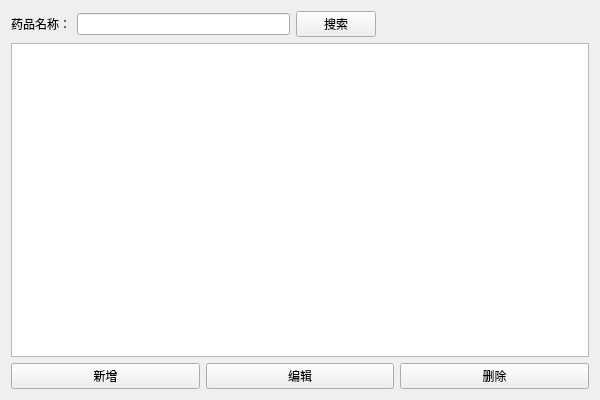
<?xml version="1.0" encoding="UTF-8"?>
<ui version="4.0">
 <class>DrugView</class>
 <widget class="QWidget" name="DrugView">
  <property name="geometry">
   <rect>
    <x>0</x>
    <y>0</y>
    <width>600</width>
    <height>400</height>
   </rect>
  </property>
  <property name="windowTitle">
   <string>药品库存管理</string>
  </property>
  <layout class="QVBoxLayout" name="verticalLayout">
   <item>
    <layout class="QHBoxLayout" name="horizontalLayout">
     <item>
      <widget class="QLabel" name="label">
       <property name="text">
        <string>药品名称：</string>
       </property>
      </widget>
     </item>
     <item>
      <widget class="QLineEdit" name="dbEditSearch"/>
     </item>
     <item>
      <widget class="QPushButton" name="btSearch">
       <property name="text">
        <string>搜索</string>
       </property>
       <property name="icon">
        <iconset resource="lab4.qrc">
         <normaloff>:/img/search.png</normaloff>:/img/search.png</iconset>
       </property>
      </widget>
     </item>
     <item>
      <spacer name="horizontalSpacer">
       <property name="orientation">
        <enum>Qt::Horizontal</enum>
       </property>
       <property name="sizeHint" stdset="0">
        <size>
         <width>40</width>
         <height>20</height>
        </size>
       </property>
      </spacer>
     </item>
    </layout>
   </item>
   <item>
    <widget class="QTableView" name="tableView"/>
   </item>
   <item>
    <layout class="QHBoxLayout" name="horizontalLayout_2">
     <item>
      <widget class="QPushButton" name="btAdd">
       <property name="text">
        <string>新增</string>
       </property>
       <property name="icon">
        <iconset resource="lab4.qrc">
         <normaloff>:/img/add.png</normaloff>:/img/add.png</iconset>
       </property>
      </widget>
     </item>
     <item>
      <widget class="QPushButton" name="btEdit">
       <property name="text">
        <string>编辑</string>
       </property>
       <property name="icon">
        <iconset resource="lab4.qrc">
         <normaloff>:/img/edit.png</normaloff>:/img/edit.png</iconset>
       </property>
      </widget>
     </item>
     <item>
      <widget class="QPushButton" name="btDelete">
       <property name="text">
        <string>删除</string>
       </property>
       <property name="icon">
        <iconset resource="lab4.qrc">
         <normaloff>:/img/delete.png</normaloff>:/img/delete.png</iconset>
       </property>
      </widget>
     </item>
    </layout>
   </item>
  </layout>
 </widget>
 <resources/>
 <connections/>
</ui>
